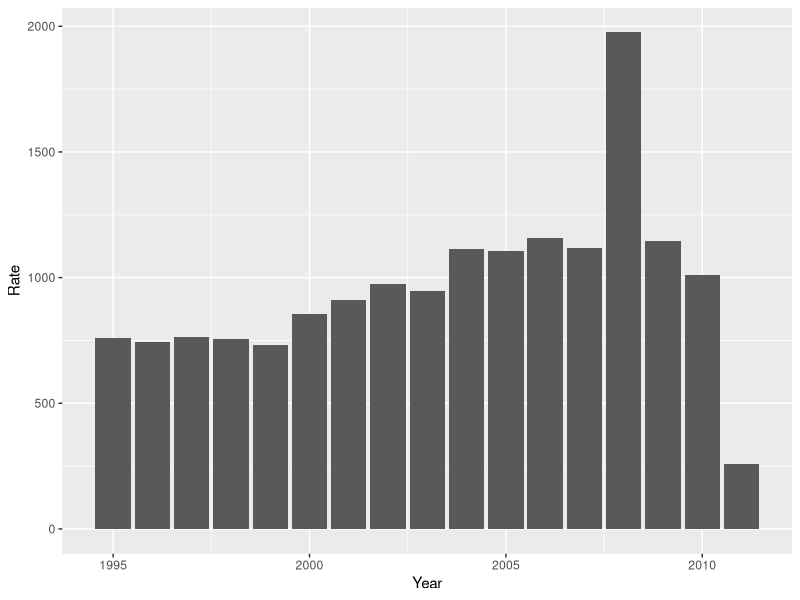
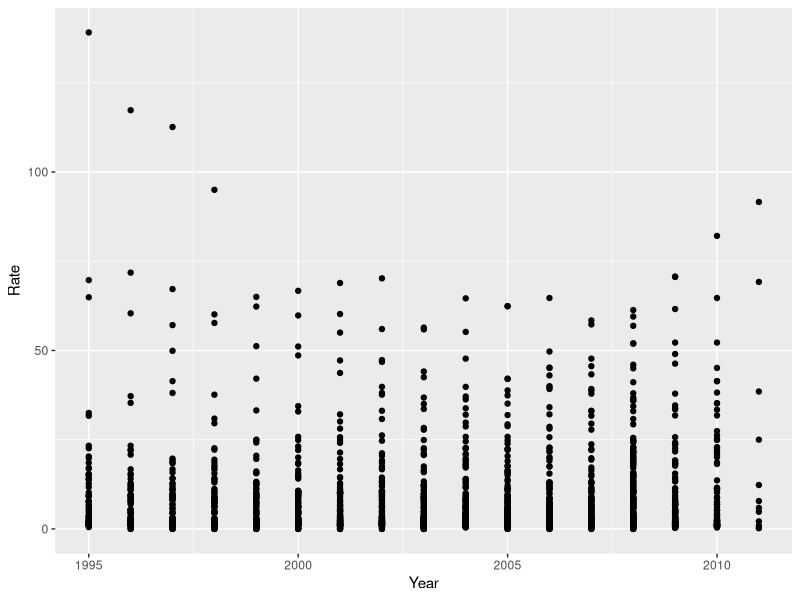

The R script that drew these images, in order:
# 1.1 Choose Lex favorite working directory
setwd('B:/Akad/B5/BigData')

#read file and take a peek at the values 
library(readr)
UNdata <- read.csv('UNdata_Export_20171026_130851047.csv', stringsAsFactors = FALSE)

## Parsed with column specification:
## cols(
##   `Country or Area` = col_character(),
##   Year = col_integer(),
##   Count = col_integer(),
##   Rate = col_double(),
##   Source = col_character(),
##   `Source Type` = col_character()
## )

#Check the dimensions of the data
dim(UNdata)  
# yields 1719 6 implying 1719 rows and 6 columns 


#Visualise the data using view() method
# View(UNdata)
#This displayed the contents of the UNData export file in tabular form and indeed it is 1719x6


#Glimpse the data
#glimpse(UNdata)  --> gives error

#First we need to import the dplyr package
library(dplyr)
glimpse(UNdata)

# yields the results below
# > glimpse(UNdata)
# Observations: 1,719
# Variables: 6
# $ Country.or.Area <chr> "Afghanistan", "Albania", "Albania", "Albania", "Albania", "Albania...
# $ Year            <int> 2008, 2010, 2009, 2008, 2007, 2006, 2005, 2004, 2003, 2002, 2001, 2...
# $ Count           <int> 712, 127, 85, 93, 105, 87, 131, 119, 144, 231, 208, 275, 496, 573, ...
# $ Rate            <dbl> 2.4, 4.0, 2.7, 2.9, 3.3, 2.8, 4.2, 3.8, 4.6, 7.5, 6.8, 9.0, 16.1, 1...
# $ Source          <chr> "WHO", "CTS/Transmonee", "CTS/Transmonee", "CTS/Transmonee", "CTS/T...
# $ Source.Type     <chr> "PH", "CJ", "CJ", "CJ", "CJ", "CJ", "CJ", "CJ", "CJ", "CJ", "CJ", "...

#Summary of the data
summary(UNdata)

#Yields
# Country.or.Area         Year          Count            Rate            Source         
# Length:1719        Min.   :1995   Min.   :    0   Min.   :  0.000   Length:1719       
# Class :character   1st Qu.:2000   1st Qu.:   46   1st Qu.:  1.600   Class :character  
# Mode  :character   Median :2004   Median :  240   Median :  4.200   Mode  :character  
# Mean   :2003   Mean   : 2183   Mean   :  9.497                     
# 3rd Qu.:2007   3rd Qu.:  879   3rd Qu.: 11.100                     
# Max.   :2011   Max.   :45559   Max.   :139.100                     
# Source.Type       
# Length:1719       
# Class :character  
# Mode  :character 

# Visualise Data using the ggplot function
#Load the library
library(ggplot2)
first_plot = ggplot(data = UNdata, aes(x=Year, y=Rate))
first_plot + geom_bar(stat="identity") #bar graph
first_plot + geom_point(stat = "identity") #point graph ... You get the idea
